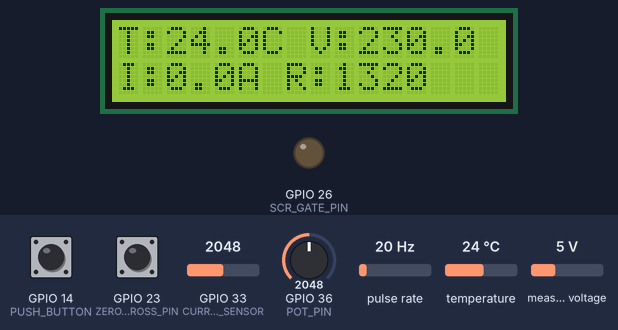
This sketch was run on a simulated ESP32. On the bench: 16×2 character LCD, output pins drawn as LEDs (lit = HIGH). Wiring (inferred from the names in the program): pulse sensor: data GPIO 27. Inputs (shaded band) come from the test bench; at power-on: pulse rate 20 Hz, temperature 24 °C, measured voltage 5 V, GPIO 33 (CURRENT_SENSOR) = 2048, GPIO 14 (PUSH_BUTTON) HIGH, GPIO 23 (ZERO_CROSS_PIN) HIGH, GPIO 36 (POT_PIN) = 2048. WiFi joins after 1.5 s; servers stay silent unless stated; what the sketch prints to the serial monitor is not drawn.

Above: at 3.5 s.
3.6 s: pulse rate (sensor on GPIO 27) set to 4 Hz
At 6.0 s:
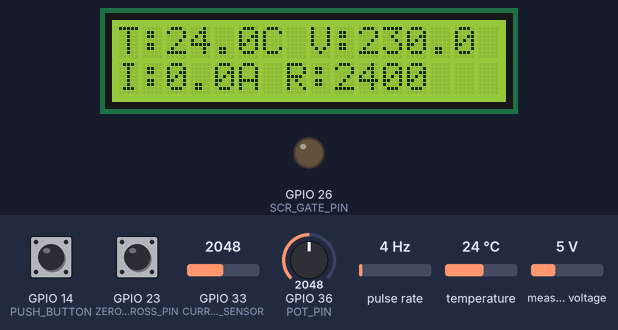
6.5 s: temperature set to 12 °C
At 8.8 s:
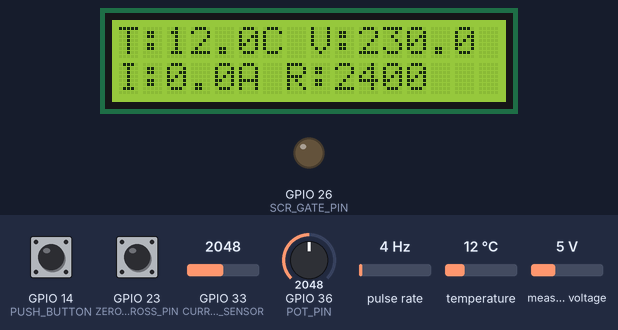
9.5 s: measured voltage set to 0.3 V
At 11.6 s:
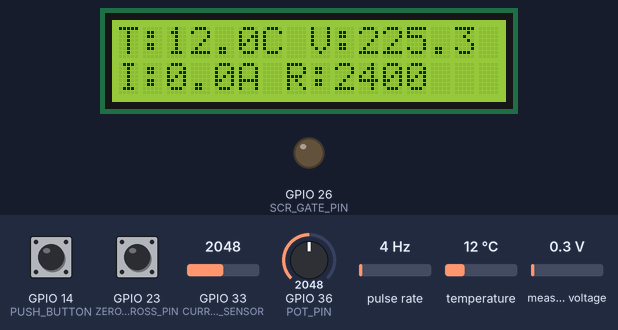
12.6 s: GPIO 33 (CURRENT_SENSOR) set to 2866
At 13.9 s:
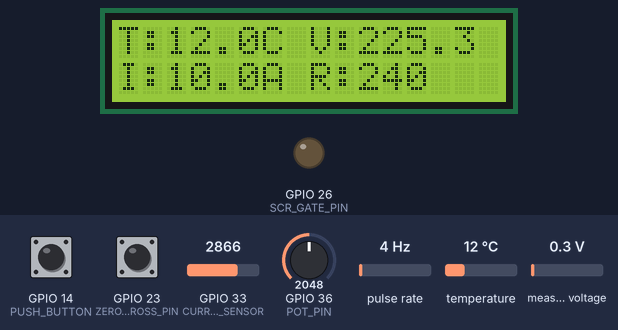
14.7 s: pulse rate (sensor on GPIO 27) set to 150 Hz
At 18.5 s:
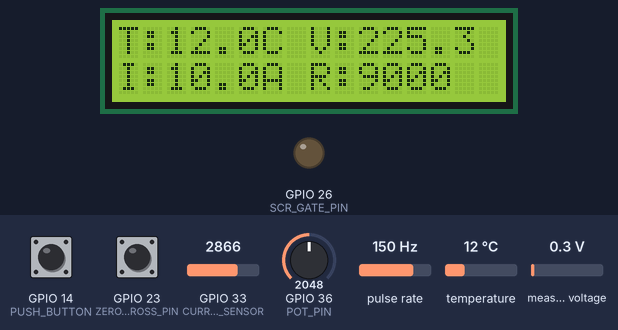
18.8 s: temperature set to 19 °C
At 22.1 s:
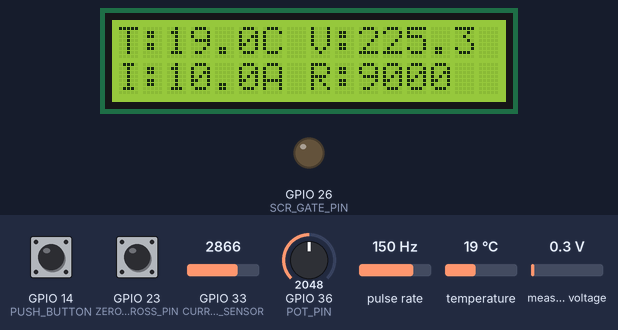
Timing chart, 0 to 23.6 s (numbered marks = the images above; inputs shaded):
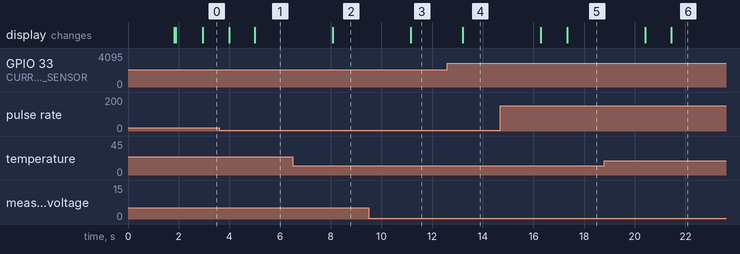

Measured:
- after the input at 3.6 s, the display: first changes after 0.40 s (image 1 shows a later state)
- after the input at 6.5 s, the display: changes after 1.6 s (image 2)
- after the input at 9.5 s, the display: changes after 1.7 s (image 3)
- after the input at 12.6 s, the display: changes after 0.62 s (image 4)
- after the input at 14.7 s, the display: first changes after 1.6 s (image 5 shows a later state)
- after the input at 18.8 s, the display: first changes after 1.6 s (image 6 shows a later state)

The sketch:

Tool_Monitoring_System.ino
```cpp
// Blynk Connectivity
#define BLYNK_TEMPLATE_ID "TMPL27BKzsRQ4"
#define BLYNK_TEMPLATE_NAME "Tool Monitoring System"
#define BLYNK_AUTH_TOKEN "lZqeBkxG9GFmkrAKzZsgLurUtXkNEgV-"

#include <ZMPT101B.h>
#include <Wire.h>
#include <OneWire.h>
#include <DallasTemperature.h>
#include <WiFi.h>
#include <WiFiClient.h>
#include <BlynkSimpleEsp32.h>
#include <LiquidCrystal_I2C.h>

#define BLYNK_PRINT Serial

char ssid[] = "MTN_4G_5EDE43";
char pass[] = "4WER55YU85";

#define POT_PIN 36
#define ZERO_CROSS_PIN 23
#define SCR_GATE_PIN 26
#define PUSH_BUTTON 14
#define IR_SENSOR_PIN 27
#define VOLTAGE_SENSOR 35
#define CURRENT_SENSOR 33
#define TEMP_SENSOR 25
#define PULSES_PER_REV 1
#define V_SENSITIVITY 573.00f
#define C_SENSITIVITY 0.1 // V/A according to datasheet for ACS712 20mA model
#define AC_FREQUENCY 50.0 // Hz

ZMPT101B voltageSensor(VOLTAGE_SENSOR, AC_FREQUENCY);
OneWire oneWire(TEMP_SENSOR);
DallasTemperature tempSensor(&oneWire);
LiquidCrystal_I2C lcd(0x27, 16, 2);

#define ADC_HIGH 4095 // due to 12 bit ADC resolution of esp32
#define AC_HALF_CYCLE_PERIOD 10000 // in microseconds

int firingDelay = 0; // in microseconds
volatile bool zeroCrossDetected = false;
volatile bool iotControl = false;
volatile int pulseCount = 0;
int rpm = 0;
float voltageReading = 0;
float currentReading = 0;
float temperatureReading = 0;

portMUX_TYPE taskMux = portMUX_INITIALIZER_UNLOCKED; // critical section mutex

// Interrupt Service Routine for Zero Crossing Detection
void IRAM_ATTR handleZeroCross() {
  zeroCrossDetected = true;
}

// Handle toggling action for the pushbuttons
// Interrupt Service Routine for Pushbutton toggle
void IRAM_ATTR handleButton() {
  iotControl = !iotControl;
}

// Interrupt Service Routine for Pulse generated by IR_SENSOR
void IRAM_ATTR handlePulse() {
  pulseCount++;
}

// Take potentiometer readings if control is manual
void readPotTask(void *pvParameters) {
  int potValue;

  while (1) {
    if (!iotControl) { // manual control
      potValue = analogRead(POT_PIN);

      // Map the potentiometer readings to timing for the firing delay
      firingDelay = map(potValue, 0, ADC_HIGH, 0, AC_HALF_CYCLE_PERIOD);
    }
    vTaskDelay(100 / portTICK_PERIOD_MS);
  }
}

// Turn on and off the SCR based on the signal from the ZCDC and potentiometer readings
void triggerSCRTask(void *pvParameters) {
  while (1) {
    if (zeroCrossDetected) {
      zeroCrossDetected = false;
      delayMicroseconds(firingDelay);
      digitalWrite(SCR_GATE_PIN, HIGH);
      delayMicroseconds(100);
      digitalWrite(SCR_GATE_PIN, LOW);
    } else {
      vTaskDelay(10 / portTICK_PERIOD_MS);
    }
  }
}

  // Use IR sensor as a tachometer
  void rpmTask(void *pvParameters) {
    int tempCount = 0;

    while (1)
    {
      vTaskDelay(1000 / portTICK_PERIOD_MS);

      portENTER_CRITICAL(&taskMux);
      tempCount = pulseCount;
      pulseCount = 0;
      portEXIT_CRITICAL(&taskMux);

    rpm = (tempCount / PULSES_PER_REV) * 60;
    Serial.print("RPM: ");
    Serial.println(rpm);
  }
}

// Monitor voltage from voltage sensor
void voltageTask(void *pvParameters) {

  while (1) {
    voltageReading = voltageSensor.getRmsVoltage();
    vTaskDelay(1000 / portTICK_PERIOD_MS);
  }
}

// Monitor current from current sensor
void currentTask(void *pvParameters) {
  int samples = 1000, raw;
  float sum, voltage, offset = ADC_HIGH / 2, mean, rms;

  while (1) {
    sum = 0;
    for (int i = 0; i < samples; i++) {
      raw = analogRead(CURRENT_SENSOR);
      voltage = raw - offset;
      sum += voltage * voltage;
    }

    mean = sum / samples;
    rms = sqrt(mean);

    currentReading = (rms * 5.0 / ADC_HIGH) / C_SENSITIVITY;
    vTaskDelay(1000 / portTICK_PERIOD_MS);
  }
}

// Monitor temperature from temperature sensor
void temperatureTask(void *pvParameters) {
  while (1) {
    // request temperature reading
    tempSensor.requestTemperatures();
    temperatureReading = tempSensor.getTempCByIndex(0);
    vTaskDelay(1000 / portTICK_PERIOD_MS);
  }
}

BLYNK_WRITE(V3) {
  iotControl = param.asInt();
  Serial.print("IoTControl: ");
  Serial.println(iotControl);
}

BLYNK_WRITE(V6) {
  firingDelay = map(param.asInt(), 0, 100, 0, AC_HALF_CYCLE_PERIOD);
  Serial.print("New percentage speed: ");
  Serial.println(param.asInt());
}

// Handle Blynk
void BlynkHandler(void *pvParameters) {
  float torque;

  while (1) {
    if (Blynk.connected()) {
      Blynk.run();
      if (!iotControl) Blynk.virtualWrite(V3, 0);
      Blynk.virtualWrite(V0, voltageReading);
      Blynk.virtualWrite(V1, currentReading);
      Blynk.virtualWrite(V2, temperatureReading);
      Blynk.virtualWrite(V5, rpm);
      torque = (voltageReading * currentReading) / (2 * 3.142 * rpm / 60);
      Blynk.virtualWrite(V4, torque);
    } else {
      // Try reconnecting if not connected
      Blynk.connect();
    }
    vTaskDelay(100 / portTICK_PERIOD_MS);
  }
}

void monitorTask(void *pvParameters) {
  while (1) {
    Serial.print("Free Heap: ");
    Serial.println(ESP.getFreeHeap());
    vTaskDelay(5000 / portTICK_PERIOD_MS);
  }
}

void wifiBlynkManagerTask(void *pvParameters) {
  while (1) {
    // If WiFi is not connected, reconnect
    if (WiFi.status() != WL_CONNECTED) {
      Serial.println("[WiFi] Disconnected! Trying to reconnect...");
      WiFi.disconnect();
      WiFi.begin(ssid, pass);

      // Wait for connection for up to 10 seconds
      int retries = 0;
      while (WiFi.status() != WL_CONNECTED && retries < 20) {
        vTaskDelay(500 / portTICK_PERIOD_MS);
        retries++;
        Serial.print(".");
      }

      if (WiFi.status() == WL_CONNECTED) {
        Serial.println("\n[WiFi] Reconnected successfully.");
      } else {
        Serial.println("\n[WiFi] Failed to reconnect.");
      }
    }

    // If WiFi is connected but Blynk is not connected
    if (WiFi.status() == WL_CONNECTED && !Blynk.connected()) {
      Serial.println("[Blynk] Disconnected! Trying to reconnect...");
      Blynk.connect();
      if (Blynk.connected()) {
        Serial.println("[Blynk] Reconnected successfully.");
      } else {
        Serial.println("[Blynk] Failed to reconnect.");
      }
    }

    vTaskDelay(5000 / portTICK_PERIOD_MS); // Check every 5 seconds
  }
}

// Handle the updating of the LCD screen
void lcdTask(void *pvParameters) {
 vTaskDelay(1000 / portTICK_PERIOD_MS);

  while (1) {
    // lcd.clear();

    lcd.setCursor(0, 0);
    lcd.print("T:");
    lcd.print(temperatureReading, 1);
    lcd.print("C V:");
    lcd.print(voltageReading, 1);

    lcd.setCursor(0, 1);
    lcd.print("I:");
    lcd.print(currentReading, 1);
    lcd.print("A R:");
    lcd.print(rpm);

    vTaskDelay(1000 / portTICK_PERIOD_MS);
  }
}

void setup() {
  Serial.begin(115200);

  // Startup connection o IoT platform
  WiFi.begin(ssid, pass);
  while (WiFi.status() != WL_CONNECTED) {
    delay(500);
    Serial.print(".");
  }
  Serial.println("\nConnected to WiFi");

  Blynk.config(BLYNK_AUTH_TOKEN);
  Blynk.connect();

  // Set pin modes
  pinMode(POT_PIN, INPUT);
  pinMode(ZERO_CROSS_PIN, INPUT_PULLUP);
  pinMode(SCR_GATE_PIN, OUTPUT);
  pinMode(PUSH_BUTTON, INPUT_PULLUP);
  pinMode(IR_SENSOR_PIN, INPUT);
  pinMode(VOLTAGE_SENSOR, INPUT);
  pinMode(CURRENT_SENSOR, INPUT);

  voltageSensor.setSensitivity(V_SENSITIVITY);
  tempSensor.begin();
  // Inteprete signals from the Zero-Crossing Detection Circuit (ZCDC)
  attachInterrupt(digitalPinToInterrupt(ZERO_CROSS_PIN), handleZeroCross, FALLING);
  attachInterrupt(digitalPinToInterrupt(PUSH_BUTTON), handleButton, LOW);
  attachInterrupt(digitalPinToInterrupt(IR_SENSOR_PIN), handlePulse, FALLING);

  Wire.begin();       // Make sure I2C bus is ready
  lcd.init();
  lcd.backlight();

  xTaskCreatePinnedToCore(triggerSCRTask, "triggerSCRTask", 2048, NULL, 3, NULL, 0);
  xTaskCreatePinnedToCore(readPotTask, "readPotTask", 2048, NULL, 1, NULL, 1);
  xTaskCreatePinnedToCore(rpmTask, "rpmTask", 2048, NULL, 2, NULL, 0);
  xTaskCreatePinnedToCore(voltageTask, "voltageTask", 2048, NULL, 1, NULL, 1);
  xTaskCreatePinnedToCore(currentTask, "currentTask", 2048, NULL, 1, NULL, 1);
  xTaskCreatePinnedToCore(temperatureTask, "temperatureTask", 2048, NULL, 1, NULL, 1);
  xTaskCreatePinnedToCore(BlynkHandler, "Blynk Handler", 8192, NULL, 1, NULL, 1);
  xTaskCreatePinnedToCore(monitorTask, "Monitor Task", 2048, NULL, 1, NULL, 1);
  xTaskCreatePinnedToCore(wifiBlynkManagerTask, "WiFiBlynkManager", 4096, NULL, 1, NULL, 1);
  xTaskCreatePinnedToCore(lcdTask, "LCD Task", 4096, NULL, 1, NULL, 0);
}

void loop() {
  // I'll just leave this nigga empty :)
}
```
